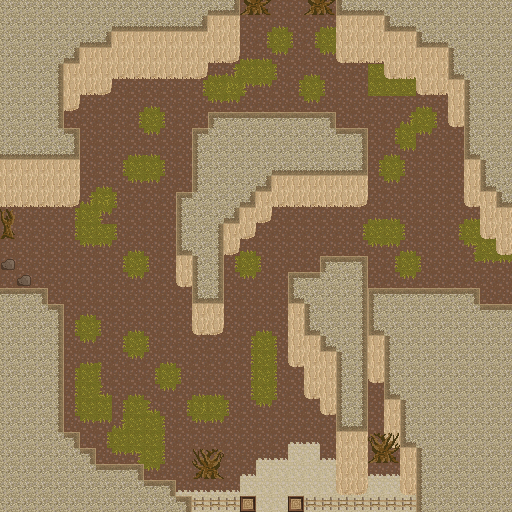

Below is a game level as drawn by its tile map, then a one-line description and the .tmx that defines it (tile-layer data replaced by summaries):
An orthogonal 32x32 tile map with 16x16 px tiles, 2 tile layers (lower, upper) and 39 objects (25x villager, 8x portal, 6x pickup).

<map version="1.0" orientation="orthogonal" renderorder="right-down" width="32" height="32" tilewidth="16" tileheight="16" nextobjectid="42">
 <tileset firstgid="1" source="tilesheet.tsx" />
 <layer name="lower" width="32" height="32">
  <data>[1024 cells, 1024 non-empty, 5 distinct tile ids]</data>
 </layer>
 <layer name="upper" width="32" height="32">
  <data>[1024 cells, 351 non-empty, 35 distinct tile ids]</data>
 </layer>
 <objectgroup name="objects">
  <object id="1" type="portal" gid="15" x="4" y="252" width="16" height="16">
   <properties>
    <property name="level" value="testlevel" />
    <property name="x" value="30" />
    <property name="y" value="25" />
   </properties>
  </object>
  <object id="2" type="portal" gid="15" x="280" y="12" width="16" height="16">
   <properties>
    <property name="level" value="village" />
    <property name="x" value="12" />
    <property name="y" value="30" />
   </properties>
  </object>
  <object id="3" type="portal" gid="15" x="296" y="12" width="16" height="16">
   <properties>
    <property name="level" value="village" />
    <property name="x" value="12" />
    <property name="y" value="30" />
   </properties>
  </object>
  <object id="4" type="portal" gid="15" x="500" y="284" width="16" height="16">
   <properties>
    <property name="level" value="shore" />
    <property name="x" value="1" />
    <property name="y" value="16" />
   </properties>
  </object>
  <object id="5" type="portal" gid="15" x="500" y="300" width="16" height="16">
   <properties>
    <property name="level" value="shore" />
    <property name="x" value="1" />
    <property name="y" value="16" />
   </properties>
  </object>
  <object id="6" type="portal" gid="15" x="500" y="268" width="16" height="16">
   <properties>
    <property name="level" value="shore" />
    <property name="x" value="1" />
    <property name="y" value="15" />
   </properties>
  </object>
  <object id="7" type="portal" gid="15" x="260" y="508" width="16" height="16">
   <properties>
    <property name="level" value="desert" />
    <property name="x" value="15" />
    <property name="y" value="1" />
   </properties>
  </object>
  <object id="8" type="portal" gid="15" x="276" y="508" width="16" height="16">
   <properties>
    <property name="level" value="desert" />
    <property name="x" value="16" />
    <property name="y" value="1" />
   </properties>
  </object>
  <object id="9" type="villager" gid="15" x="156" y="380" width="16" height="16" />
  <object id="10" type="villager" gid="15" x="104" y="300" width="16" height="16" />
  <object id="11" type="villager" gid="15" x="132" y="340" width="16" height="16" />
  <object id="12" type="villager" gid="15" x="68" y="308" width="16" height="16" />
  <object id="13" type="villager" gid="15" x="216" y="356" width="16" height="16" />
  <object id="14" type="villager" gid="15" x="228" y="412" width="16" height="16" />
  <object id="17" type="villager" gid="15" x="116" y="144" width="16" height="16" />
  <object id="18" type="villager" gid="15" x="152" y="196" width="16" height="16" />
  <object id="19" type="villager" gid="15" x="88" y="212" width="16" height="16" />
  <object id="20" type="villager" gid="15" x="168" y="116" width="16" height="16" />
  <object id="21" type="villager" gid="15" x="276" y="64" width="16" height="16" />
  <object id="22" type="villager" gid="15" x="328" y="80" width="16" height="16" />
  <object id="23" type="villager" gid="15" x="404" y="148" width="16" height="16" />
  <object id="24" type="villager" gid="15" x="388" y="188" width="16" height="16" />
  <object id="25" type="villager" gid="15" x="432" y="216" width="16" height="16" />
  <object id="26" type="villager" gid="15" x="292" y="236" width="16" height="16" />
  <object id="27" type="villager" gid="15" x="408" y="264" width="16" height="16" />
  <object id="28" type="villager" gid="15" x="304" y="428" width="16" height="16" />
  <object id="29" type="villager" gid="15" x="116" y="432" width="16" height="16" />
  <object id="30" type="villager" gid="15" x="296" y="476" width="16" height="16" />
  <object id="31" type="villager" gid="15" x="256" y="284" width="16" height="16" />
  <object id="32" type="villager" gid="15" x="252" y="372" width="16" height="16" />
  <object id="33" type="villager" gid="15" x="196" y="440" width="16" height="16" />
  <object id="34" type="villager" gid="15" x="368" y="92" width="16" height="16" />
  <object id="35" type="villager" gid="15" x="260" y="88" width="16" height="16" />
  <object id="36" type="pickup" gid="15" x="292" y="220" width="16" height="16">
   <properties>
    <property name="type" value="lilheart" />
   </properties>
  </object>
  <object id="37" type="pickup" gid="15" x="276" y="220" width="16" height="16">
   <properties>
    <property name="type" value="lilheart" />
   </properties>
  </object>
  <object id="38" type="pickup" gid="15" x="132" y="92" width="16" height="16">
   <properties>
    <property name="type" value="lilheart" />
   </properties>
  </object>
  <object id="39" type="pickup" gid="15" x="116" y="92" width="16" height="16">
   <properties>
    <property name="type" value="lilheart" />
   </properties>
  </object>
  <object id="40" type="pickup" gid="15" x="452" y="176" width="16" height="16">
   <properties>
    <property name="type" value="lilheart" />
   </properties>
  </object>
  <object id="41" type="pickup" gid="15" x="452" y="156" width="16" height="16">
   <properties>
    <property name="type" value="lilheart" />
   </properties>
  </object>
 </objectgroup>
</map>
